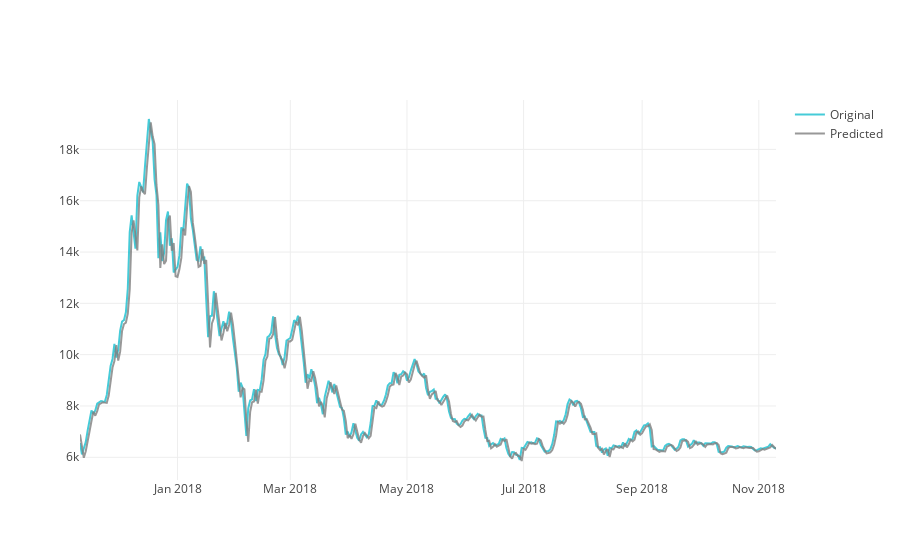

The code cell stored with this chart in its notebook:
### Code cell
trace_high = go.Scatter(
                x=test_dates, 
                y=y_test,
                name = "Original",
                line = dict(color = '#17BECF'),
                opacity = 0.8)

trace_low = go.Scatter(
                x=test_dates,
                y=pd.DataFrame(yhat)[0].values,
                name = "Predicted",
                line = dict(color = '#7F7F7F'),
                opacity = 0.8)

data = [trace_high,trace_low]

fig = dict(data=data)
plotly.offline.iplot(fig)

### Figure 1 — Plotly figure (JSON) as saved in the notebook; plotly's stock layout.template omitted (floating-point values rounded to 4 significant figures; data arrays with more than 128 entries replaced by an {"elided": "..."} marker saying what was removed)
{"data": [{"line": {"color": "#17BECF"}, "name": "Original", "opacity": 0.8, "type": "scatter", "uid": "3676446f-dce1-488d-babf-fe16cb877215", "x": {"elided": "365 str values"}, "y": {"elided": "365 float values"}}, {"line": {"color": "#7F7F7F"}, "name": "Predicted", "opacity": 0.8, "type": "scatter", "uid": "e410ea53-0057-4c1c-9340-f0fb9f600f33", "x": {"elided": "365 str values"}, "y": {"elided": "365 float values"}}], "layout": {}}
